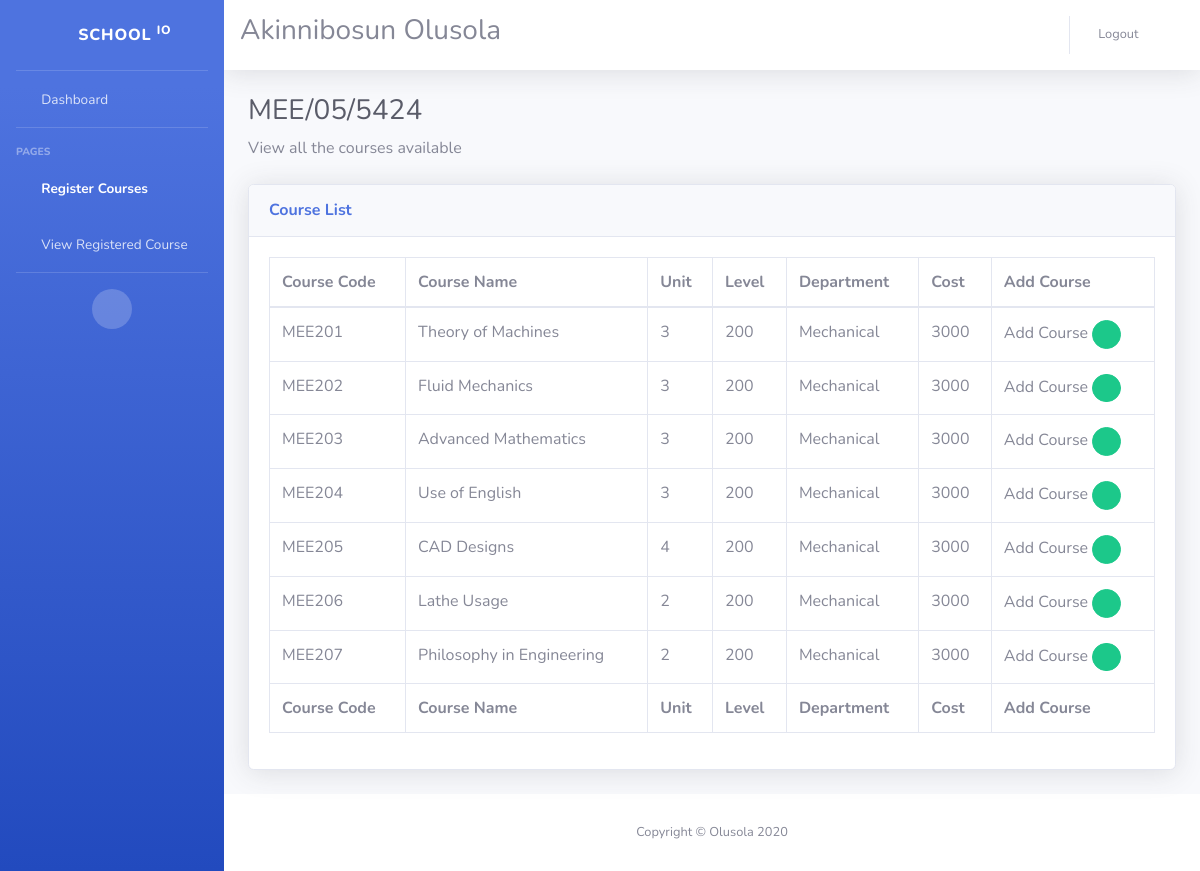
Screenshot of /courses (signed in) with the database file from the repository.
### user/models.py (models this page shows, shortened)
class Profile(models.Model):
   user = models.ForeignKey(User,on_delete=models.CASCADE)
   registered = models.BooleanField(default=False)
   department = models.CharField(max_length=50)
   matric_number = models.CharField(max_length=50)

### elearn/models.py (models this page shows)
class Course(models.Model):
   course_short = models.CharField(max_length=50)
   course_full = models.CharField(max_length=50)
   unit = models.CharField(max_length=50)
   level = models.CharField(max_length=50)
   department = models.CharField(max_length=50)
   cost = models.IntegerField()

### elearn/views.py (the view)
# urls.py: path("courses", views.courses, name="courses"),
@login_required
def courses(request):
   user_level = Profile.objects.get(user=request.user)
   matric = user_level.matric_number
   school_check = All_students.objects.get(matric=matric)
   department = school_check.department
   level = school_check.level
   user_reg = Registered_course.objects.filter(user=request.user)
   context = {
      "course_reg": Course.objects.filter(level=level, department=department),
      "level": level,
      "department": department,
      "matric": matric,
      "added": Registered_course.objects.filter(user=request.user),
      }
   return render(request, "courses.html", context)

### elearn/templates/courses.html (shortened to what this page needs)
{% load static %}
<!DOCTYPE html>
<html lang="en">
<head>
  <link href="{% static 'vendor/fontawesome-free/css/all.min.css' %}" rel="stylesheet" type="text/css">
  <link rel="stylesheet" type="text/css" href="https://cdn.datatables.net/1.10.20/css/jquery.dataTables.css">
  <link href="{% static 'css/sb-admin-2.min.css' %}" rel="stylesheet">
</head>
<body id="page-top">
  <div id="wrapper">
    <ul class="navbar-nav bg-gradient-primary sidebar sidebar-dark accordion" id="accordionSidebar">
      <a class="sidebar-brand d-flex align-items-center justify-content-center" href="index.html">
        <div class="sidebar-brand-icon rotate-n-15">
          <i class="fas fa-laugh-wink"></i>
        </div>
        <div class="sidebar-brand-text mx-3">School <sup>io</sup></div>
      </a>
      <hr class="sidebar-divider my-0">
      <li class="nav-item">
        <a class="nav-link" href="{% url 'index' %}">
          <i class="fas fa-fw fa-tachometer-alt"></i>
          <span>Dashboard</span></a>
      </li>
      <hr class="sidebar-divider">
      <div class="sidebar-heading">
        Pages
      </div>
      <li class="nav-item active">
        <a class="nav-link" href="{% url 'courses' %}">
          <i class="fas fa-fw fa-chart-area"></i>
          <span>Register Courses</span></a>
      </li>
      <li class="nav-item">
        <a class="nav-link" href="{% url 'sem_courses' %}">
          <i class="fas fa-fw fa-chart-area"></i>
          <span>View Registered Course</span></a>
      </li>
      <hr class="sidebar-divider d-none d-md-block">
      <div class="text-center d-none d-md-inline">
        <button class="rounded-circle border-0" id="sidebarToggle"></button>
      </div>
    </ul>
    <div id="content-wrapper" class="d-flex flex-column">
      <div id="content">
        <nav class="navbar navbar-expand navbar-light bg-white topbar mb-4 static-top shadow">
            <div class="input-group">
              <h3>{{ user.last_name }} {{ user.first_name }}</h3>
            </div>
          <ul class="navbar-nav ml-auto">
            <li class="nav-item dropdown no-arrow">
              <a class="nav-link" href="{% url 'logout' %}" role="button">
                <span class="mr-2 d-none d-lg-inline text-gray-600 small">Logout</span>
                <i class="fas fa-sign-out-alt fa-sm fa-fw mr-2 text-gray-400"></i>
              </a>
            </li>
          </ul>
        </nav>
        <div class="container-fluid">
          <h1 class="h3 mb-2 text-gray-800">{{ matric }}</h1>
          <p class="mb-4"> View all the courses available</p>
          <div class="card shadow mb-4">
            <div class="card-header py-3">
              <h6 class="m-0 font-weight-bold text-primary">Course List</h6>
            </div>
            <div class="card-body">
              <div class="table-responsive">
                <table class="table table-bordered" id="dataTable" width="100%" cellspacing="0">
                  <thead>
                    <tr>
                      <th>Course Code</th>
                      <th>Course Name</th>
                      <th>Unit</th>
                      <th>Level</th>
                      <th>Department</th>
                      <th>Cost</th>
                      <th>Add Course</th>
                    </tr>
                  </thead>
                  <tfoot>
                    <tr>
                      <th>Course Code</th>
                      <th>Course Name</th>
                      <th>Unit</th>
                      <th>Level</th>
                      <th>Department</th>
                      <th>Cost</th>
                      <th>Add Course</th>
                    </tr>
                  </tfoot>
                  <tbody>
                  {% for Course in course_reg %}
                    <tr>
                    <form method="POST" action='{% url "reg_course" %}'>
                 <td>{{ Course.course_short }}</td>
                      <td >{{ Course.course_full }}</td>
                      <td >{{ Course.unit }}</td>
                      <td>{{ Course.level }}</td>
                      <td>{{ Course.department }}</td>
                      <td>{{ Course.cost }}</td>
                      <td>
                  Add Course
                    <button type='submit' class="btn btn-success btn-circle btn-sm">
                    <i class="fas fa-check"></i>
                  </button></td>
                  </form>
                    </tr>
                    {% endfor %}
                  </tbody>
                </table>
              </div>
            </div>
          </div>
        </div>
      </div>
      <footer class="sticky-footer bg-white">
        <div class="container my-auto">
          <div class="copyright text-center my-auto">
            <span>Copyright &copy; Olusola 2020</span>
          </div>
        </div>
      </footer>
    </div>
  </div>
</body>
</html>

### rows the page displays
Profile: matric_number "MEE/05/5424"
Course: course_short "MEE201", course_full "Theory of Machines", unit "3", level "200", department "Mechanical", cost "3000"
Course: course_short "MEE202", course_full "Fluid Mechanics", unit "3", level "200", department "Mechanical", cost "3000"
Course: course_short "MEE203", course_full "Advanced Mathematics", unit "3", level "200", department "Mechanical", cost "3000"
Course: course_short "MEE204", course_full "Use of English", unit "3", level "200", department "Mechanical", cost "3000"
Course: course_short "MEE205", course_full "CAD Designs", unit "4", level "200", department "Mechanical", cost "3000"
Course: course_short "MEE206", course_full "Lathe Usage", unit "2", level "200", department "Mechanical", cost "3000"
Course: course_short "MEE207", course_full "Philosophy in Engineering", unit "2", level "200", department "Mechanical", cost "3000"

### other values shown
{{ user.last_name }} "Akinnibosun"
{{ user.first_name }} "Olusola"
